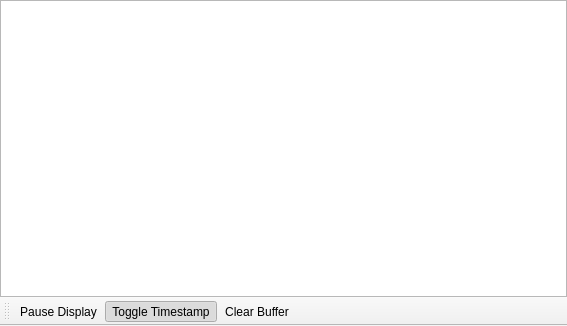
<?xml version="1.0" encoding="UTF-8"?>
<ui version="4.0">
 <class>WidgetSystemLog</class>
 <widget class="QMainWindow" name="WidgetSystemLog">
  <property name="geometry">
   <rect>
    <x>0</x>
    <y>0</y>
    <width>567</width>
    <height>326</height>
   </rect>
  </property>
  <property name="windowTitle">
   <string>System Log</string>
  </property>
  <property name="windowIcon">
   <iconset resource="../Resource.qrc">
    <normaloff>:/Resource/Network/HitMonitor.png</normaloff>:/Resource/Network/HitMonitor.png</iconset>
  </property>
  <widget class="QWidget" name="centralwidget">
   <layout class="QVBoxLayout" name="verticalLayout">
    <property name="spacing">
     <number>0</number>
    </property>
    <property name="margin">
     <number>0</number>
    </property>
    <item>
     <widget class="QTextEdit" name="textEditSystemLog">
      <property name="contextMenuPolicy">
       <enum>Qt::CustomContextMenu</enum>
      </property>
      <property name="readOnly">
       <bool>true</bool>
      </property>
      <property name="html">
       <string>&lt;!DOCTYPE HTML PUBLIC &quot;-//W3C//DTD HTML 4.0//EN&quot; &quot;http://www.w3.org/TR/REC-html40/strict.dtd&quot;&gt;
&lt;html&gt;&lt;head&gt;&lt;meta name=&quot;qrichtext&quot; content=&quot;1&quot; /&gt;&lt;style type=&quot;text/css&quot;&gt;
p, li { white-space: pre-wrap; }
&lt;/style&gt;&lt;/head&gt;&lt;body style=&quot; font-family:'MS Shell Dlg 2'; font-size:8.25pt; font-weight:400; font-style:normal;&quot;&gt;
&lt;table border=&quot;0&quot; style=&quot;-qt-table-type: root; margin-top:4px; margin-bottom:4px; margin-left:4px; margin-right:4px;&quot;&gt;
&lt;tr&gt;
&lt;td style=&quot;border: none;&quot;&gt;
&lt;p style=&quot; margin-top:0px; margin-bottom:0px; margin-left:0px; margin-right:0px; -qt-block-indent:0; text-indent:0px;&quot;&gt;&lt;span style=&quot; font-size:8pt;&quot;&gt; &lt;/span&gt;&lt;/p&gt;&lt;/td&gt;&lt;/tr&gt;&lt;/table&gt;&lt;/body&gt;&lt;/html&gt;</string>
      </property>
      <property name="textInteractionFlags">
       <set>Qt::TextSelectableByMouse</set>
      </property>
     </widget>
    </item>
   </layout>
  </widget>
  <widget class="QToolBar" name="toolBar">
   <property name="contextMenuPolicy">
    <enum>Qt::PreventContextMenu</enum>
   </property>
   <property name="windowTitle">
    <string>toolBar</string>
   </property>
   <property name="iconSize">
    <size>
     <width>16</width>
     <height>16</height>
    </size>
   </property>
   <property name="toolButtonStyle">
    <enum>Qt::ToolButtonTextBesideIcon</enum>
   </property>
   <property name="floatable">
    <bool>false</bool>
   </property>
   <attribute name="toolBarArea">
    <enum>BottomToolBarArea</enum>
   </attribute>
   <attribute name="toolBarBreak">
    <bool>false</bool>
   </attribute>
   <addaction name="actionPauseLogDisplay"/>
   <addaction name="actionToggleTimestamp"/>
   <addaction name="actionClearBuffer"/>
  </widget>
  <action name="actionToggleTimestamp">
   <property name="checkable">
    <bool>true</bool>
   </property>
   <property name="checked">
    <bool>true</bool>
   </property>
   <property name="icon">
    <iconset resource="../Resource.qrc">
     <normaloff>:/Resource/Generic/Time.png</normaloff>:/Resource/Generic/Time.png</iconset>
   </property>
   <property name="text">
    <string>Toggle Timestamp</string>
   </property>
  </action>
  <action name="actionClearBuffer">
   <property name="icon">
    <iconset resource="../Resource.qrc">
     <normaloff>:/Resource/Generic/Clear.png</normaloff>:/Resource/Generic/Clear.png</iconset>
   </property>
   <property name="text">
    <string>Clear Buffer</string>
   </property>
   <property name="toolTip">
    <string>Clear Buffer</string>
   </property>
  </action>
  <action name="actionPauseLogDisplay">
   <property name="checkable">
    <bool>true</bool>
   </property>
   <property name="icon">
    <iconset resource="../Resource.qrc">
     <normaloff>:/Resource/Media/PauseMedia.png</normaloff>:/Resource/Media/PauseMedia.png</iconset>
   </property>
   <property name="text">
    <string>Pause Display</string>
   </property>
   <property name="toolTip">
    <string>Pause Display</string>
   </property>
  </action>
  <action name="actionShowWarnings">
   <property name="checkable">
    <bool>true</bool>
   </property>
   <property name="icon">
    <iconset resource="../Resource.qrc">
     <normaloff>:/Resource/Generic/Warning.png</normaloff>:/Resource/Generic/Warning.png</iconset>
   </property>
   <property name="text">
    <string>Show Warning Messages</string>
   </property>
   <property name="toolTip">
    <string>Show Warning Messages</string>
   </property>
  </action>
  <action name="actionShowInformation">
   <property name="checkable">
    <bool>true</bool>
   </property>
   <property name="icon">
    <iconset resource="../Resource.qrc">
     <normaloff>:/Resource/Generic/Properties.png</normaloff>:/Resource/Generic/Properties.png</iconset>
   </property>
   <property name="text">
    <string>Show Information Messages</string>
   </property>
  </action>
  <action name="actionShowSecurity">
   <property name="checkable">
    <bool>true</bool>
   </property>
   <property name="icon">
    <iconset resource="../Resource.qrc">
     <normaloff>:/Resource/Security/Security.png</normaloff>:/Resource/Security/Security.png</iconset>
   </property>
   <property name="text">
    <string>Show Security Messages</string>
   </property>
  </action>
  <action name="actionShowNotice">
   <property name="checkable">
    <bool>true</bool>
   </property>
   <property name="icon">
    <iconset resource="../Resource.qrc">
     <normaloff>:/Resource/Generic/Notice.png</normaloff>:/Resource/Generic/Notice.png</iconset>
   </property>
   <property name="text">
    <string>Show Notice Messages</string>
   </property>
  </action>
  <action name="actionShowDebug">
   <property name="checkable">
    <bool>true</bool>
   </property>
   <property name="icon">
    <iconset resource="../Resource.qrc">
     <normaloff>:/Resource/Generic/Bug.png</normaloff>:/Resource/Generic/Bug.png</iconset>
   </property>
   <property name="text">
    <string>Show Debug Messages</string>
   </property>
  </action>
  <action name="actionShowError">
   <property name="checkable">
    <bool>true</bool>
   </property>
   <property name="icon">
    <iconset resource="../Resource.qrc">
     <normaloff>:/Resource/Generic/Exit.png</normaloff>:/Resource/Generic/Exit.png</iconset>
   </property>
   <property name="text">
    <string>Show Error Messages</string>
   </property>
  </action>
  <action name="actionShowCritical">
   <property name="checkable">
    <bool>true</bool>
   </property>
   <property name="icon">
    <iconset resource="../Resource.qrc">
     <normaloff>:/Resource/Generic/Critical.png</normaloff>:/Resource/Generic/Critical.png</iconset>
   </property>
   <property name="text">
    <string>Show Critical Messages</string>
   </property>
   <property name="toolTip">
    <string>Show Critical Messages</string>
   </property>
  </action>
  <action name="actionCopy">
   <property name="enabled">
    <bool>false</bool>
   </property>
   <property name="icon">
    <iconset resource="../Resource.qrc">
     <normaloff>:/Resource/Generic/Copy.png</normaloff>:/Resource/Generic/Copy.png</iconset>
   </property>
   <property name="text">
    <string>Copy</string>
   </property>
  </action>
 </widget>
 <resources>
  <include location="../Resource.qrc"/>
 </resources>
 <connections>
  <connection>
   <sender>textEditSystemLog</sender>
   <signal>copyAvailable(bool)</signal>
   <receiver>actionCopy</receiver>
   <slot>setEnabled(bool)</slot>
   <hints>
    <hint type="sourcelabel">
     <x>283</x>
     <y>147</y>
    </hint>
    <hint type="destinationlabel">
     <x>-1</x>
     <y>-1</y>
    </hint>
   </hints>
  </connection>
 </connections>
</ui>
